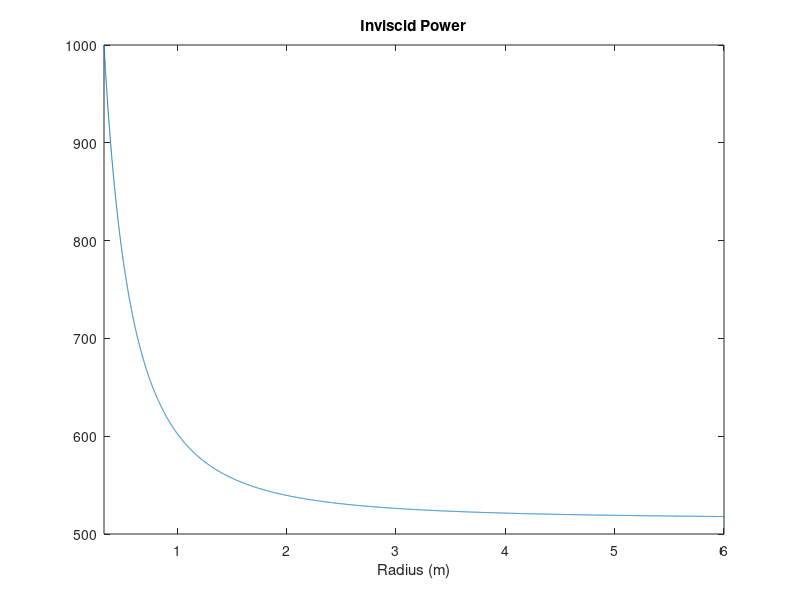
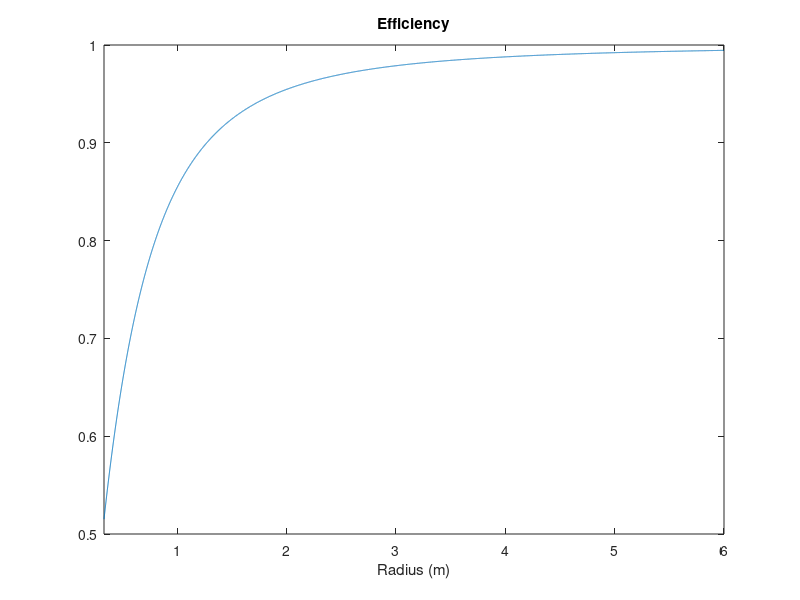

Here is the MATLAB script that generated these plots, in order: (Note: this script raises an error after producing the figures.)
close all
clear all

%% Q1
%Parameters
m = 35;
g = 9.81;
u0 = 15;
LD = 10;
pmax = 1000;
bmax = 12;
rho = 0.122;

N = 10000;
epsilon = 0.1;
r = linspace(epsilon, 6, N);

%For a non-accelerating aircraft, T = D, and L = G (force of gravity)
D = m*g / 10;
A = pi*r.^2;
u = (-u0 + sqrt(u0^2 + 4*D./(2*rho*A)))/2;

Pin = 2*rho*A.*(u0 + u).^2 .*u;
ind = Pin < pmax;
Pin = Pin(ind);

eta = (D*u0)./Pin;

real_r = r(ind);

figure(1)
plot(real_r, Pin)
xlabel('Radius (m)')
title('Inviscid Power')
xlim([real_r(1), real_r(end)]);

figure(2)
plot(real_r, eta)
xlabel('Radius (m)')
title('Efficiency')
xlim([real_r(1), real_r(end)]);

%% Q2a

R = real_r(1667);
p_inv = Pin(1667);
eta_inv = eta(1667);
omega = 100000;

[p,t,etaprop,cp,ct,u,lambda,r,incidence,chord,cl] = ...
    AA200OptProp2022(0.1,R,2,20,omega,u0,rho,D, 0, 1);

%% Q2b
n_iter = 10;
omega = linspace(64.7, 64.75, n_iter);
power = zeros(n_iter, 1);
parfor i=1:n_iter
    w = omega(i);
    [p,t,etaprop,cp,ct,u,lambda,r,incidence,chord,cl] = ...
        AA200OptProp2022(0.1,R,2,20,w,u0,rho,D, 1, 0);
    power(i) = p;
end
figure(5)
plot(omega, power)

%% Q2b optimal
w_opt = 64.7;
[p,t,etaprop,cp,ct,u,lambda,r,incidence,chord,cl] = ...
    AA200OptProp2022(0.1,R,2,20,w_opt,u0,rho,D, 1, 1);